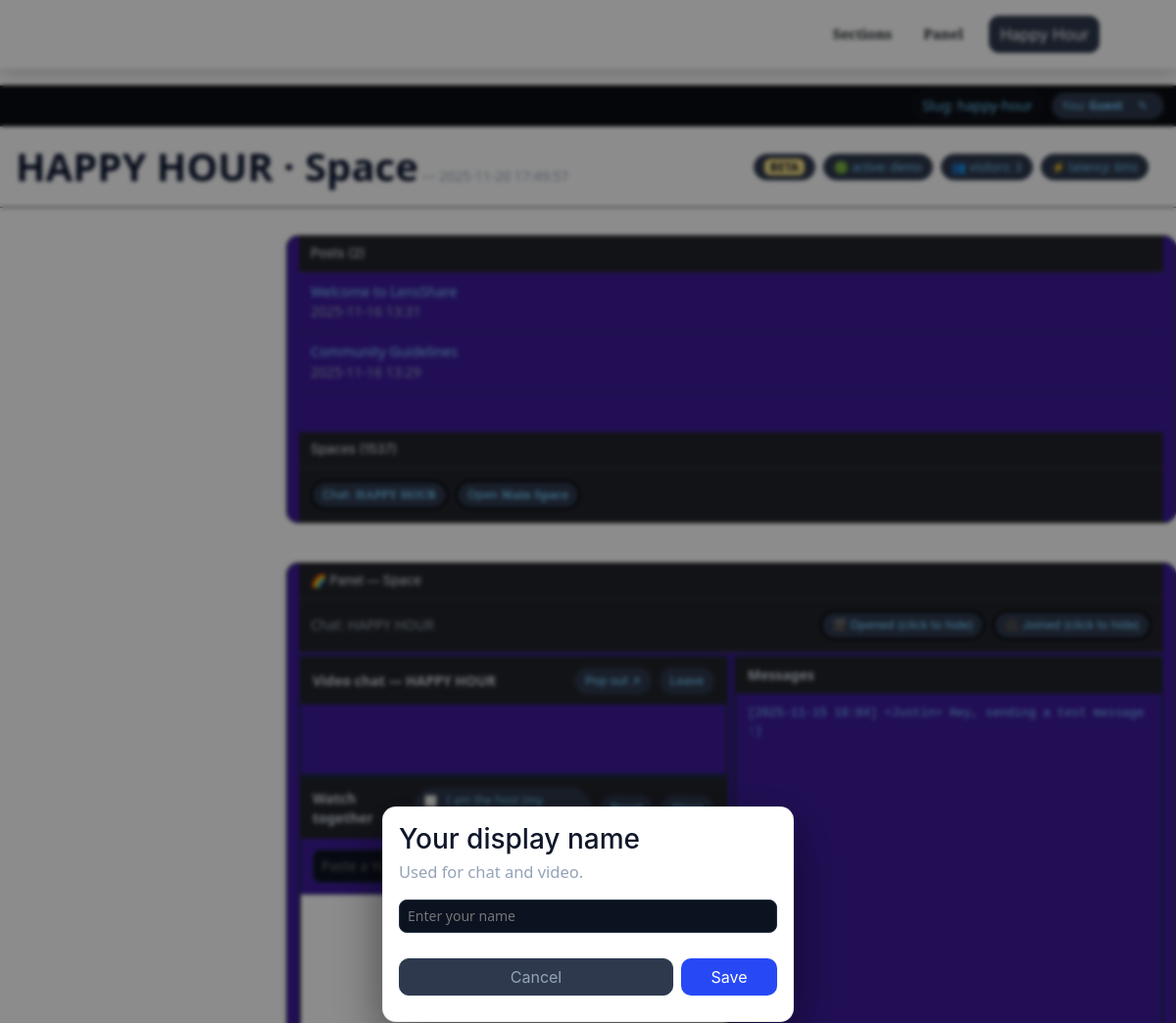
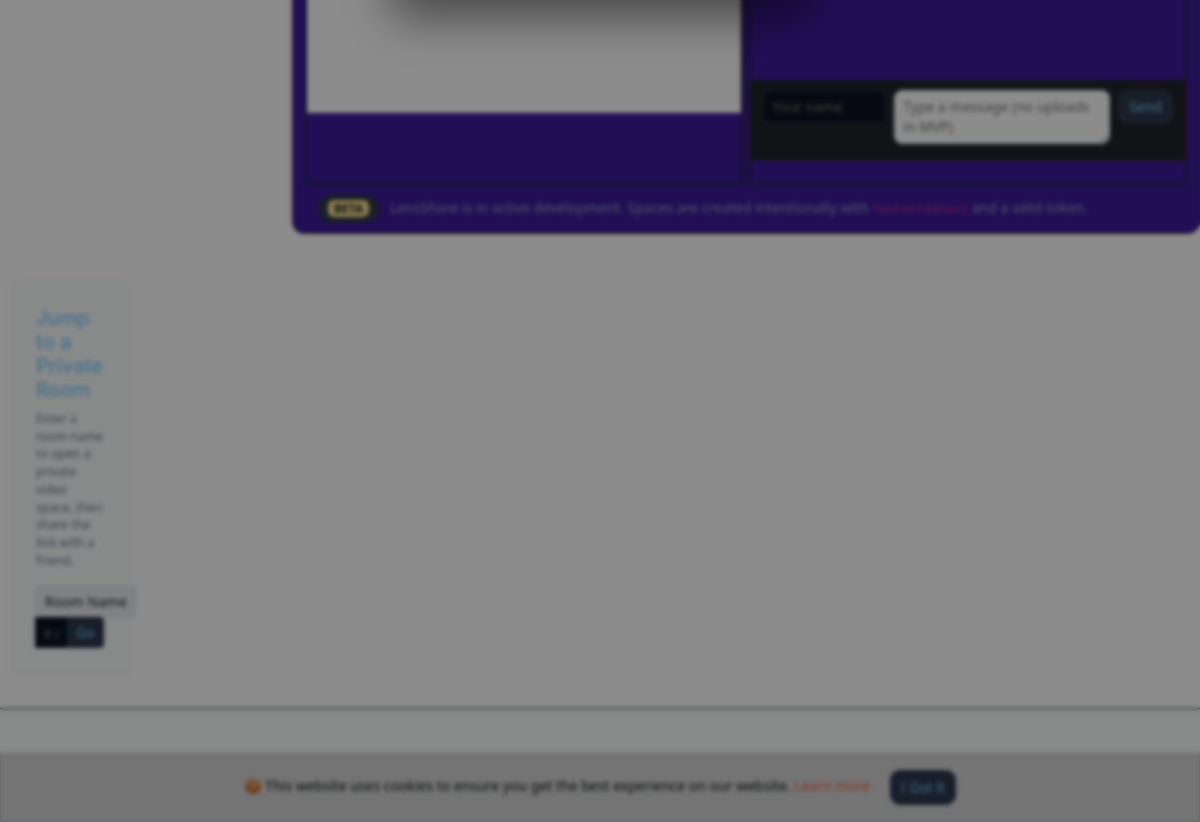
The app's page /room.php?room=happy-hour with its own data (2 pictures, top to bottom).
### tables this page shows
CREATE TABLE rooms (
       id INTEGER PRIMARY KEY AUTOINCREMENT,
       slug TEXT UNIQUE NOT NULL,
       name TEXT NOT NULL,
       created_at TEXT NOT NULL
     );

CREATE TABLE posts (
       id INTEGER PRIMARY KEY AUTOINCREMENT,
       room_id INTEGER NOT NULL,
       title TEXT NOT NULL,
       body TEXT NOT NULL,
       created_at TEXT NOT NULL, is_archived INTEGER NOT NULL DEFAULT 0,
       FOREIGN KEY(room_id) REFERENCES rooms(id) ON DELETE CASCADE
     );

CREATE TABLE messages (
       id INTEGER PRIMARY KEY AUTOINCREMENT,
       room_id INTEGER NOT NULL,
       user TEXT NOT NULL,
       body TEXT NOT NULL,
       created_at TEXT NOT NULL,
       FOREIGN KEY(room_id) REFERENCES rooms(id) ON DELETE CASCADE
     );

### comms/config.php (called while the page is built, shortened)
<?php
$brand = [
  'name'        => 'LensShare',
  'slug'        => 'lensshare',
  'brand_emoji' => '🙂💬',
  'chat_emoji'  => '🌈',
  'tagline'     => 'Publishing + Messages',
  'favicon'     => '/favicon.svg',
];
$env = [
  'db_path'        => __DIR__ . '/data/comms.sqlite',
  'jitsi_base_url' => 'https://video-lensshare.com/',
  'ws_url'         => 'wss://logfeed-socket-broker.onrender.com',
  'room_key'       => '',
  'favicon_path'   => 'https://lensshare.co/assets/img/all/galaxy.png',
  'favicon_type'   => 'image/png',
  'web_base'       => '/lensshare/comms',
  'shell'          => 'lensshare',
];

### comms/helpers.php (called while the page is built, shortened)
<?php
function h($s){ return htmlspecialchars((string)$s, ENT_QUOTES|ENT_SUBSTITUTE,'UTF-8'); }
function db(): PDO {
  static $pdo=null;
  if ($pdo) return $pdo;
  $pdo = new PDO('sqlite:' . DB_PATH);
  $pdo->setAttribute(PDO::ATTR_ERRMODE, PDO::ERRMODE_EXCEPTION);
  $pdo->exec('PRAGMA journal_mode=WAL; PRAGMA foreign_keys=ON;');
  return $pdo;
}
function current_room_by_slug($slug){
  $q = db()->prepare("SELECT * FROM rooms WHERE slug=?");
  $q->execute([$slug]);
  return $q->fetch(PDO::FETCH_ASSOC) ?: null;
}

### comms/index.php (the view, shortened to what this page needs)
<?php
require_once __DIR__ . '/config.php';
require_once __DIR__ . '/helpers.php';
$token = $_GET['token'] ?? '';
$showAdminBar = ($token && hash_equals(INIT_ADMIN_TOKEN, $token));
$room_slug_raw = $_GET['room'] ?? '';
$room_slug = strtolower(preg_replace('~[^a-z0-9\-]~i','', $room_slug_raw));
$ROOM = current_room_by_slug($room_slug);
$ROOM_ID = $ROOM ? (int)$ROOM['id'] : 0;
$view    = $_GET['view'] ?? 'messages';
$errors = [];
$rooms = db()->query("SELECT slug,name FROM rooms ORDER BY id ASC")->fetchAll(PDO::FETCH_ASSOC);
$posts = (function($room_id){
  $sql = "
    SELECT id, title, created_at, room_id
    FROM posts
    WHERE room_id IN (?, ?)
      AND (is_archived IS NULL OR is_archived = 0)
    ORDER BY created_at DESC, id DESC
  ";
  $q = db()->prepare($sql);
  $q->execute([$room_id, GLOBAL_ROOM_ID]);
  return $q->fetchAll(PDO::FETCH_ASSOC);
})($ROOM_ID);
$nowHuman = date('Y-m-d H:i:s');
$messages = $post = null;
if ($view === 'messages') {
  $q = db()->prepare("
    SELECT user, body, created_at
    FROM messages
    WHERE room_id = ?
    ORDER BY id ASC
  ");
  $q->execute([$ROOM_ID]);
  $messages = $q->fetchAll(PDO::FETCH_ASSOC);
}
?>
<!DOCTYPE html>
<html lang="en" <?= isset($_COOKIE['ui.theme']) ? 'data-theme="'.htmlspecialchars($_COOKIE['ui.theme']).'"' : 'light' ?>>
<head>
<link rel="stylesheet" href="assets/css/base.css?v=<?= filemtime(__DIR__.'/assets/css/base.css') ?>">
<link rel="stylesheet" href="<?= $env['web_base'] ?>/assets/css/components/layout.css?v=<?= filemtime(__DIR__.'/assets/css/components/layout.css') ?>">
<link rel="stylesheet" href="<?= $env['web_base'] ?>/assets/css/components/video.css?v=<?= filemtime(__DIR__.'/assets/css/components/video.css') ?>">
<link rel="stylesheet" href="<?= $env['web_base'] ?>/assets/css/components/watch.css?v=<?= filemtime(__DIR__.'/assets/css/components/watch.css') ?>">
<link rel="stylesheet" href="<?= $env['web_base'] ?>/assets/css/components/panels.css?v=<?= filemtime(__DIR__.'/assets/css/components/panels.css') ?>">
<link rel="stylesheet" href="<?= $env['web_base'] ?>/assets/css/components/footer.css?v=<?= filemtime(__DIR__.'/assets/css/components/footer.css') ?>">
<link rel="stylesheet" href="assets/css/components/futuristic.css?v=<?= filemtime(__DIR__.'/assets/css/components/futuristic.css') ?>">
<link rel="stylesheet" href="<?= $env['web_base'] ?>/assets/css/components/modal.css?v=<?= filemtime(__DIR__.'/assets/css/components/modal.css') ?>">
<link rel="stylesheet" href="<?= $env['web_base'] ?>/assets/css/components/toast.css?v=<?= filemtime(__DIR__.'/assets/css/components/toast.css') ?>">
<link rel="stylesheet" href="assets/css/site.css?v=<?= filemtime(__DIR__.'/assets/css/site.css') ?>">
</head>
<body>
<div class="page">
<?php if (file_exists(__DIR__ . '/_topnav.php')) { require_once __DIR__ . '/_topnav.php'; if (function_exists('render_admin_topnav')) render_admin_topnav(['token'=>$token]); } ?>
<header>
  <div>
    <strong class="main-title"><?= h(str_replace("-", " ", $ROOM['name'])) ?> · Space</strong>
    <span class="dim">— <?= h($nowHuman) ?></span>
  </div>
  <div class="chips pillrow">
    <span class="chip"><mark>BETA</mark></span>
    <span class="chip">🟢 active: demo</span>
    <span class="chip">👥 visitors: 3</span>
    <span class="chip">⚡ latency: 6ms</span>
  </div>
</header>
<div id="workspace" class="row">
  <aside class="panel">
    <h3>Posts (<?= count($posts) ?>)</h3>
    <div class="list">
      <?php if (!$posts): ?>
        <div class="item"><span class="dim">No posts yet.</span></div>
      <?php else: foreach ($posts as $p): ?>
        <div class="item">
          <div>
            <a href="?room=<?= rawurlencode($ROOM['slug']) ?>&view=post&post=<?= (int)$p['id'] ?><?= $showAdminBar?'&token='.rawurlencode($token):''; ?>">
              <?= h($p['title']) ?>
            </a>
            <div class="dim"><?= h(date('Y-m-d H:i', strtotime($p['created_at']))) ?></div>
          </div>
        </div>
      <?php endforeach; endif; ?>
    </div>
    <h3>Spaces (<?= count($rooms) ?>)</h3>
    <div class="toolbar">
      <a class="btn chip" href="?room=<?= $ROOM['slug'] ?>">Chat: <strong><?= h(str_replace("-", " ", $ROOM['name'])) ?></strong></a>
      <?php if ($ROOM['slug'] !== MAIN_ROOM_SLUG): ?>
        <a class="btn chip" href="?room=main">Open <strong>Main Space</strong></a>
      <?php endif; ?>
    </div>
  </aside>
  <main class="panel viewer-three-up">
    <h3>
      <span class="emoji" role="img" aria-label="rainbow">🌈</span>
      Panel — <?= ($view === 'post') ? 'Post' : 'Space'; ?>
    </h3>
    <?php if ($view === 'messages'): ?>
      <div id="viewer-inner-toolbar" class="toolbar" style="display:flex;align-items:center;gap:8px">
        <?php if ($errors): ?>
          <div class="chip" style="background:#3a1f1f;border-color:#5f2a2a;color:#ffdada"><?= h(implode(' ', $errors)) ?></div>
        <?php else: ?>
          <span class="dim">Chat: <?= h(str_replace("-", " ", $ROOM['name'])) ?></span>
        <?php endif; ?>
        <a class="btn chip" id="btn-watch-toggle" href="#watch">🎬 Watch together</a>
        <?php
          $jitsiUrl = rtrim(JITSI_BASE_URL, '/') . '/' . rawurlencode($ROOM['slug']);
        ?>
        <a class="btn chip" id="btn-video-toggle"
           href="#video"
           data-jitsi="<?= h($jitsiUrl) ?>"
           title="Join this room’s video chat (V)">
        </a>
      </div>
      <div id="chat-block" class="room-panel">
      <div class="video-bar">
        <strong>Messages</strong>
      </div>
      <pre id="log" class="mono"><?php
        if (!$messages){ echo "No messages yet.
"; }
        else {
          foreach ($messages as $m){
            $ts = date('Y-m-d H:i', strtotime($m['created_at']));
            $user = $m['user'];
            $body = $m['body'];
            echo h("[$ts] <$user> ") . h($body) . "
";
          }
        }
      ?></pre>
      <div class="toolbar">
        <form id="composer" method="post" class="stack" style="width:100%">
          <div style="display:grid;grid-template-columns:180px 1fr auto;gap:8px;align-items:start">
            <label style="width:100%"><input type="text" name="user" maxlength="32" placeholder="Your name" disabled></label>
            <label style="width:100%"><textarea name="body" rows="2" placeholder="Type a message (no uploads in MVP)"></textarea></label>
            <button type="submit">Send</button>
          </div>
        </form>
      </div>
      </div>
      <div id="video-panel" class="video-panel room-panel hidden" aria-hidden="true">
        <div class="video-bar">
          <strong>Video chat — <?= h(str_replace("-", " ", $ROOM['name'])) ?></strong>
          <a class="btn btn-secondary chip" id="btn-video-pop" target="_blank" rel="noopener">Pop out ↗</a>
          <button class="btn btn-secondary chip" id="btn-video-leave" type="button">Leave</button>
        </div>
      </div>
      <div id="watch-panel" class="watch room-panel hidden" aria-hidden="true">
        <div class="video-bar">
          <strong>Watch together</strong>
          <label class="chip" style="cursor:pointer">
            <input type="checkbox" id="watch-host" style="vertical-align:middle;margin-right:6px">
          </label>
          <button class="btn btn-secondary chip" id="watch-reset" type="button" title="Unload / clear state">Reset</button>
          <button class="btn btn-secondary chip" id="watch-leave" type="button">Close</button>
        </div>
        <div class="watch-controls">
          <button class="btn" id="watch-load" type="button" title="Load video (host only)">Load</button>
        </div>
        <div class="watch-frame">
          <div id="yt-player"></div>
        </div>
      </div>
    <?php else: ?>
      <div class="post"><em class="muted">Select a post from the left.</em></div>
    <?php endif; ?>
    <div id="site-legal" class="site-legal" style="padding:10px 12px;color:#94a3b8;display:flex;gap:10px;flex-wrap:wrap;align-items:center">
    <span class="chip"><mark>BETA</mark></span>
    <span><?= $brand['name'] ?> is in active development. Spaces are created intentionally with <code>?autocreate=1</code> and a valid token.</span>
    </div>
  </main>
</div>
</div>
<div id="name-modal" class="modal" hidden aria-hidden="true" role="dialog" aria-modal="true" aria-labelledby="name-modal-title">
  <div class="modal-card">
    <h3 id="name-modal-title">Your display name</h3>
    <p class="muted" style="margin-top:-4px">Used for chat and video.</p>
    <label class="stack" style="margin-top:10px">
      <input id="name-input" type="text" maxlength="32" placeholder="Enter your name">
    </label>
    <div class="row" style="justify-content:flex-end; gap:8px; margin-top:14px">
      <button id="name-cancel" class="btn muted name-modal-btn">Cancel</button>
      <button id="name-save" class="btn primary name-modal-btn">Save</button>
    </div>
  </div>
</div>
</body>
</html>

### css/custom.css (style rules this page uses)
:root { --plum:#3A0B4F; --pink:#F53D9C; --orange:#FF8A3D; }
p { font-size: 1.03rem; }

### comms/assets/css/base.css (style rules this page uses)
:root { --bg: #0b0f14; --ink: #76ceff; --mut: #9ab; --card: #3d1b9c; --chip: #1c2430; --accent: #7dd3fc; --beta: #fde68a; --beta-ink: #111827; }
* { box-sizing: border-box }
html, body { background: var(--bg); color: var(--text); }
html, body { height: 100%; }
.page { min-height: 100vh; display: flex; flex-direction: column; background: var(--bg); }
body { margin: 0; background: var(--bg); color: var(--ink); font: 14px/1.45 system-ui, -apple-system, Segoe UI, Roboto, sans-serif }
a { color: var(--accent); text-decoration: none }
header { display: flex; gap: 12px; align-items: center; justify-content: space-between; padding: 12px 16px; border-bottom: 1px solid var(--panel-border); background: var(--bg-elev); position: sticky; top: 0; z-index: 10 }
.row { display: grid; grid-template-columns: 280px 1fr; gap: 12px; padding: 12px }
.panel { background: var(--card); border: 1px solid var(--panel-border); border-radius: 12px; overflow: hidden }
.panel h3 { margin: 0; padding: 10px 12px; border-bottom: 1px solid var(--panel-border); background: var(--bg-panel-header); font-size: 13px; color: #cbd5e1 }
.list { max-height: 70vh; overflow: auto }
.item { display: flex; justify-content: space-between; gap: 8px; padding: 10px 12px; border-bottom: 1px dashed #233142 }
.main-title { color: var(--main-title); font-size: 14.5px; }
.dim { color: var(--mut) }
.toolbar { display: flex; flex-wrap: wrap; gap: 8px; padding: 10px 12px; border-bottom: 1px solid var(--panel-border); background: var(--bg-header) }
select, input[type="text"], textarea { background: #0b1220; color: var(--ink); border: 1px solid #233142; border-radius: 8px; padding: 6px 8px; width: 100% }
button, .btn { background: var(--btn); color: var(--ink); border: 1px solid #2a3b52; border-radius: 10px; padding: 6px 10px; cursor: pointer }
pre { margin: 0; padding: 12px; white-space: pre-wrap; word-wrap: break-word; max-height: 60vh; overflow: auto; background: var(--card) }
mark { background: var(--beta); color: var(--beta-ink); padding: 0 6px; border-radius: 6px; font-weight: 600 }
.chips { display: flex; gap: 8px; flex-wrap: wrap; padding: 8px 12px }
.chip { background: var(--chip); border: 1px solid #233142; border-radius: 999px; padding: 4px 10px; font-size: 12px; color: var(--text-chip); font-weight: 500; }
.mono { font-family: ui-monospace, SFMono-Regular, Menlo, Consolas, "Liberation Mono", monospace; }
.stack { display: flex; flex-direction: column; gap: 8px }
.muted { color: #94a3b8 }
.pillrow { display: flex; gap: 8px }

### comms/assets/css/components/video.css (style rules this page uses)
.video-panel { border-top: 1px solid var(--panel-border); }
.video-bar { display:flex; align-items:center; gap:8px; padding:8px 12px; background:var(--bg-panel-header); color:#cbd5e1; }

### comms/assets/css/components/watch.css (style rules this page uses)
.watch .video-bar { display:flex;align-items:center;gap:8px;padding:8px 12px;background:#22242a;border-top:1px solid #1e293b;border-bottom:1px solid #1e293b }
.watch .watch-controls { display:flex;gap:8px;align-items:center;padding:8px 12px;border-bottom:1px dashed #233142 }
.watch .watch-frame { position:relative;width:100%;padding-top:56.25%;background:var(--bg-elev) }
#yt-player { position:absolute;inset:0; width:100%; aspect-ratio:16/9; height:auto; border:0 }

### comms/assets/css/components/footer.css (style rules this page uses)
main.panel { display: flex; flex-direction: column; }
#site-legal { margin-top: auto; }
@media (max-width: 1340px) { main.panel.viewer-three-up { --left: minmax(0, 1fr); --right: minmax(0, 1.35fr); --g: 6px; --min: 260px; display: grid; grid-template-columns: var(--left) var(--g) var(--right); grid-template-areas: "header header header" "toolbar header toolbar" "video gutter chat" "v-chat gutter chat" "footer footer footer"; grid-auto-rows: minmax(min-content, auto); } }
@media (max-width: 1340px) { main.panel.viewer-three-up #watch-panel { grid-area: video; } }
@media (max-width: 1340px) { main.panel.viewer-three-up #video-panel { grid-area: v-chat; } }
@media (max-width: 1340px) { main.panel.viewer-three-up #chat-block { grid-area: chat; } }
@media (max-width: 1340px) { main.panel.viewer-three-up #site-legal { grid-area: footer; } }

### comms/assets/css/components/toast.css (style rules this page uses)
:root { --modal-bg: var(--name-modal-bg, rgba(16,22,40,.92)); --modal-border: var(--name-modal-border, #4760ff); --modal-text: var(--name-modal-text, #eaf0ff); --modal-accent: var(--name-modal-accent, #8ab4ff); --modal-shadow: var(--name-modal-shadow, 0 16px 48px rgba(0,0,0,.35)); }

### records on screen
rooms: name "HAPPY HOUR"
posts: title "Welcome to LensShare", created_at "2025-11-16 13:31"
posts: title "Community Guidelines", created_at "2025-11-16 13:29"
messages: created_at+user "[2025-11-15 18:04] <Justin>", body "Hey, sending a test message :)"

### other values on screen
$roomLabelSafe "happy-hour"
count($posts) "2"
count($rooms) "1537"
$brand['name'] "LensShare"
